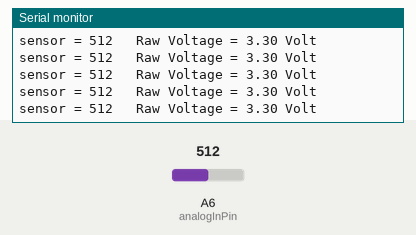
Simulated run of this sketch. Board: Arduino Nano, built with avr-gcc and run on an emulated ATmega328P. On the bench: the last lines printed to the serial monitor. The test bench sets the inputs (shaded band); at power-on: A6 (analogInPin) = 512.

Above: at 1.2 s.
1.3 s: A6 (analogInPin) set to 111
At 1.4 s:
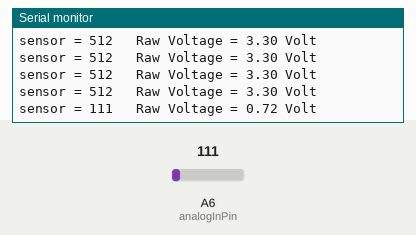
4.3 s: A6 (analogInPin) set to 94
At 4.32 s:
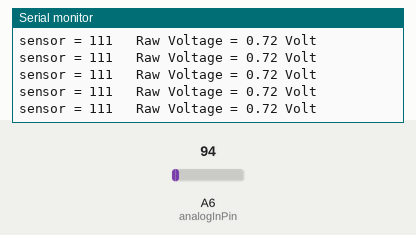
Timing chart, 0 to 7.3 s (numbered marks = the images above; inputs shaded):
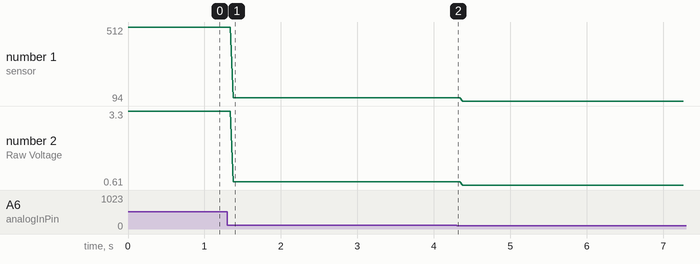

The sketch:

Raw_voltage_meten.ino
```cpp
const int analogInPin = A6; //Analoge port waarop het raw voltage wordt gemeten
int sensorWaarde = 0;        // waarde uit ad-converter
float Voltage = 1;          // introduceer de float genaamd Voltage

void setup() {
  // Start seriele communicatie
  Serial.begin(9600); // Baud snelheid voor seriele communicatie
}

void loop() {
  sensorWaarde = analogRead(analogInPin);  // Lees de ad converter uit en ken waarde sensorWaarde toe


  Voltage = sensorWaarde *(6.6/1023);      // Het voltage berkenen

  // print het volgende in de seriele monitor
  Serial.print("sensor = " );
  Serial.print(sensorWaarde);
  Serial.print("\t Raw Voltage = ");
  Serial.print(Voltage);
  Serial.println(" Volt");

  delay(5);                              // Aantal miliseconde pause in het programma
}
```

Measured:
- after the input at 1.3 s, the serial monitor: prints a new line after 0.08 s (image 1)
- plotted number 1: 512 → 111 after the input at 1.3 s, 111 → 94 after the input at 4.3 s
- plotted number 2: 3.3 → 0.72 after the input at 1.3 s, 0.72 → 0.61 after the input at 4.3 s
